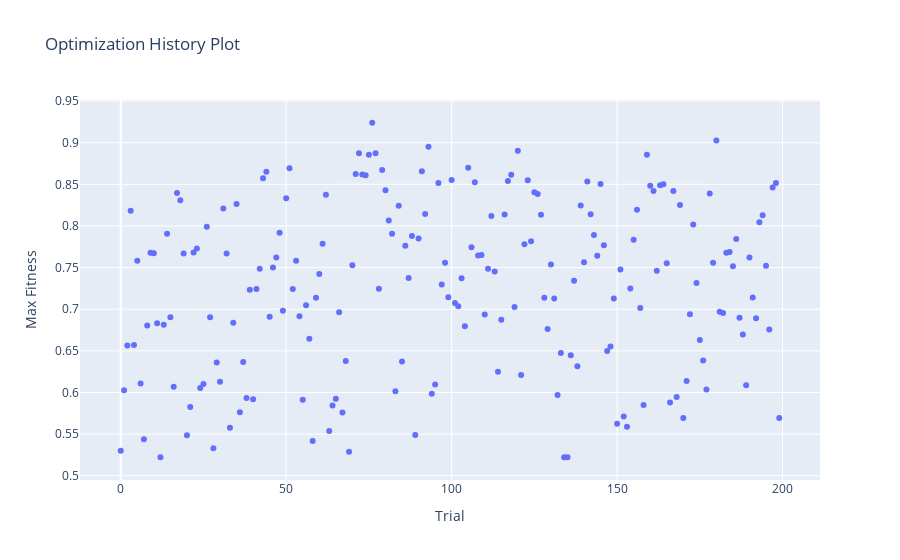
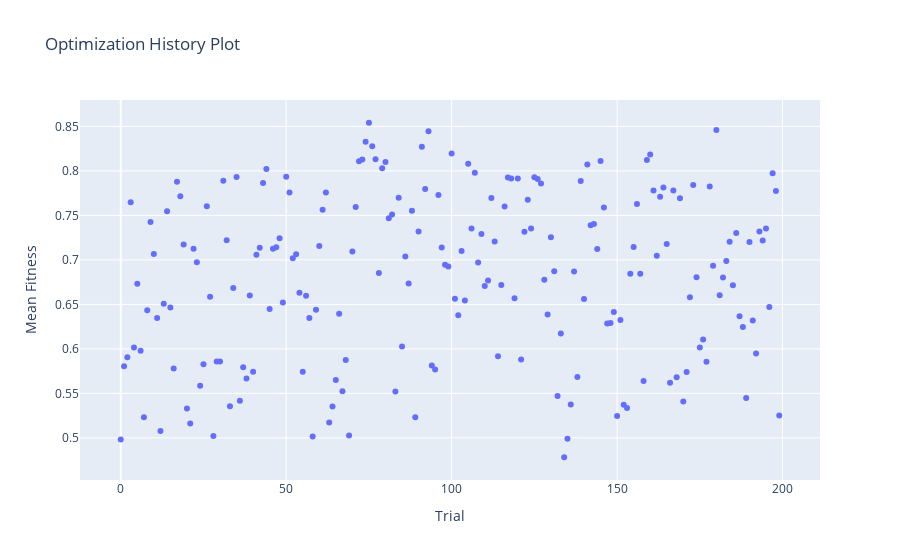
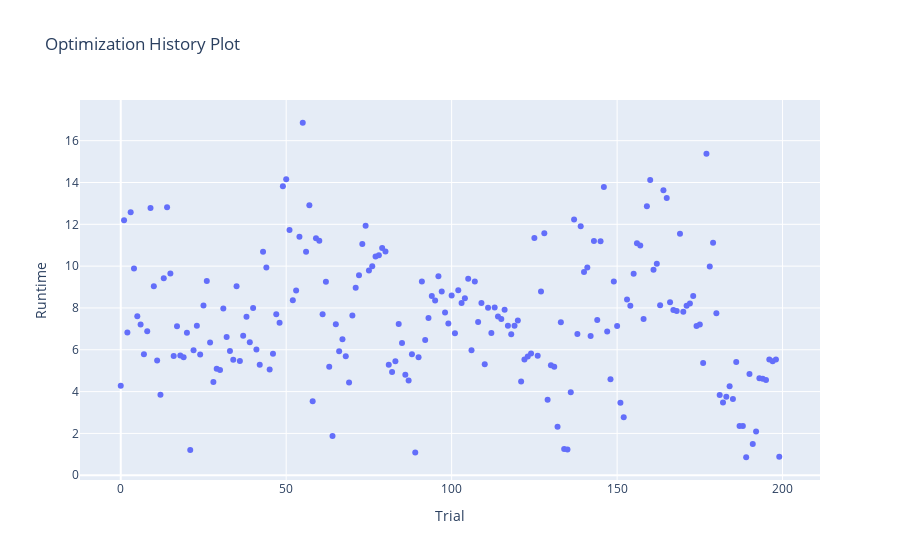

Notebook source saved alongside these figures, in order:
### Code cell
vis.plot_optimization_history(
    study, 
    target=lambda t: t.values[0],
    target_name="Max Fitness"
).show()
vis.plot_optimization_history(
    study, 
    target=lambda t: t.values[1],
    target_name="Mean Fitness"
).show()
vis.plot_optimization_history(
    study, 
    target=lambda t: t.values[2],
    target_name="Runtime"
).show()

### Figure 1 — Plotly figure (JSON) as saved in the notebook; plotly's stock layout.template omitted (floating-point values rounded to 4 significant figures; data arrays with more than 128 entries replaced by an {"elided": "..."} marker saying what was removed)
{"data": [{"mode": "markers", "name": "Max Fitness", "type": "scatter", "x": {"elided": "200 int values"}, "y": {"elided": "200 float values"}}, {"marker": {"color": "#cccccc"}, "mode": "markers", "name": "Infeasible Trial", "showlegend": false, "type": "scatter", "x": [], "y": []}], "layout": {"title": {"text": "Optimization History Plot"}, "xaxis": {"title": {"text": "Trial"}}, "yaxis": {"title": {"text": "Max Fitness"}}}}

### Figure 2 — Plotly figure (JSON) as saved in the notebook; plotly's stock layout.template omitted (floating-point values rounded to 4 significant figures; data arrays with more than 128 entries replaced by an {"elided": "..."} marker saying what was removed)
{"data": [{"mode": "markers", "name": "Mean Fitness", "type": "scatter", "x": {"elided": "200 int values"}, "y": {"elided": "200 float values"}}, {"marker": {"color": "#cccccc"}, "mode": "markers", "name": "Infeasible Trial", "showlegend": false, "type": "scatter", "x": [], "y": []}], "layout": {"title": {"text": "Optimization History Plot"}, "xaxis": {"title": {"text": "Trial"}}, "yaxis": {"title": {"text": "Mean Fitness"}}}}

### Figure 3 — Plotly figure (JSON) as saved in the notebook; plotly's stock layout.template omitted (floating-point values rounded to 4 significant figures; data arrays with more than 128 entries replaced by an {"elided": "..."} marker saying what was removed)
{"data": [{"mode": "markers", "name": "Runtime", "type": "scatter", "x": {"elided": "200 int values"}, "y": {"elided": "200 float values"}}, {"marker": {"color": "#cccccc"}, "mode": "markers", "name": "Infeasible Trial", "showlegend": false, "type": "scatter", "x": [], "y": []}], "layout": {"title": {"text": "Optimization History Plot"}, "xaxis": {"title": {"text": "Trial"}}, "yaxis": {"title": {"text": "Runtime"}}}}
